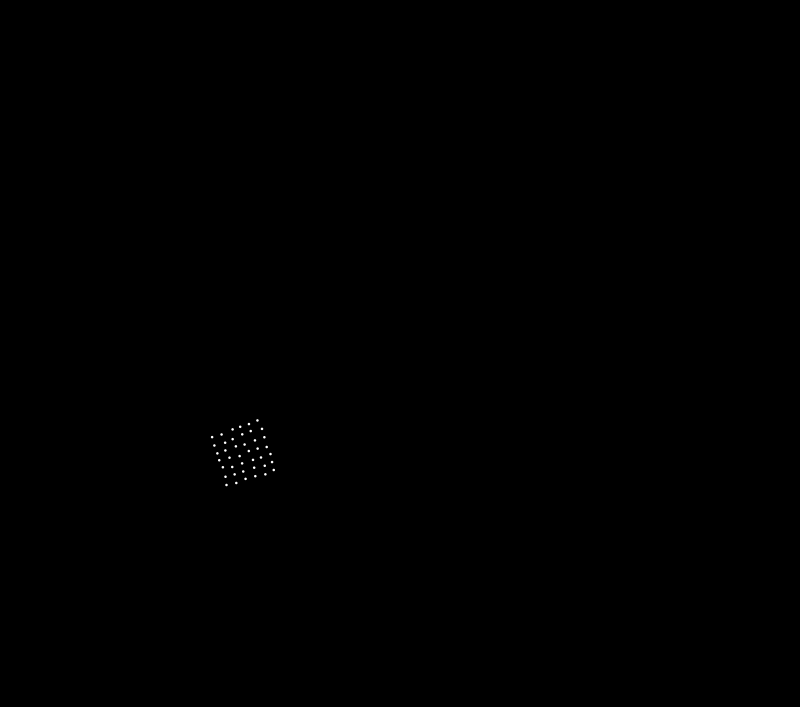
#> input picture Analisis Sampel/Sampel 3/sampel-3_motif-kotak-tengah.png, 3200 x 2826 px (shown at 1/4 size)
$ jupyter execute analisis-3_motif-kotak.ipynb   (shell and % lines are left out)
#> lines starting #> are read from the running program, lines starting #| are printed output that depends on the picture; after the words box and inside, x2 and y2 are one past the last pixel; in counts of white or black regions, pixels touching at a corner belong together
### Analisis Sampel/Sampel 1/utils.py
import cv2
import matplotlib.pyplot as plt
import numpy as np
import math
import skimage as ski
import scipy
import skan
import networkx as nx

# memastikan gambar biner (hitam dan putih)
def binarize(image:np.ndarray, limit:int=127) -> np.ndarray:
    gray_image = cv2.cvtColor(image, cv2.COLOR_BGR2GRAY) if image.ndim > 2 else image
    _, binarized = cv2.threshold(gray_image, limit, 255, cv2.THRESH_BINARY)
    return binarized

# menyimpulkan data statistik
def summarizeData(data:np.ndarray, printTitle:str="") -> dict[str, float]:
    num = len(data)
    mean = np.mean(data)
    sd = np.std(data)
    median = np.median(data)
    mad = np.median(np.abs(data - median))
    minimum = min(data)
    maximum = max(data)

    if len(printTitle) > 0:
        print(f"DATA SUMMARY of [{printTitle}]:")
        print(f"Num     : {num}")
        print(f"Mean    : {mean:.4f}")
        print(f"SD      : {sd:.4f}")
        print(f"SD rel  : {sd/mean*100:.2f}%")
        print(f"Median  : {median:.4f}")
        print(f"MAD     : {mad:.4f}")
        print(f"MAD rel : {mad/median*100:.2f}%")
        print(f"Min     : {minimum:.4f}")
        print(f"Max     : {maximum:.4f}")
        print("")

    return {
        'num': num,
        'mean': mean,
        'sd': sd,
        'median': median,
        'mad': mad,
        'min': minimum,
        'max': maximum
    }

# menentukan jarak antartitik tengah pasangan tetangga
# [12 lines left out: functions getNeighborCenterDistance, getNeighborOrientationDistance, not called in this run]

def extractContours(binary:np.ndarray) -> list:
    contours, _ = cv2.findContours(binary, cv2.RETR_EXTERNAL, cv2.CHAIN_APPROX_NONE)
    return list(contours)

# [63 lines left out: functions interpolateCoordinates, interpolateContours, standardizeContours, alignContour, distancesByShifting, not called in this run]

def procrustesDistance(contour1:np.ndarray, contour2:np.ndarray) -> float:
    return np.sqrt(np.sum((contour1 - contour2) ** 2))

# [69 lines left out: functions procrustesDistances, rotateSVD, processGPA, testRotationalSymmetry, testReflectionalSymmetry, not called in this run]

def testParallel(coordinate_standardized:np.ndarray, max_angle=90):
    angles = np.arange(0, max_angle)

    cos_angles = np.cos(np.deg2rad(angles))
    sin_angles = np.sin(np.deg2rad(angles))

    angle_matrix = np.vstack([cos_angles, -sin_angles])

    test_result = np.dot(coordinate_standardized, angle_matrix)

    angle_grid = np.tile(angles, (len(coordinate_standardized), 1))

    visual_result = np.column_stack((test_result.flatten(), angle_grid.flatten()))

    return visual_result

def rotateToAngle(coordinates_standardized, angle):
    cos_angle = np.cos(np.deg2rad(angle))
    sin_angle = np.sin(np.deg2rad(angle))

    angle_matrix = np.array([
        [sin_angle, cos_angle],
        [cos_angle, -sin_angle]
    ])

    return np.dot(coordinates_standardized, angle_matrix)

def standardizeContour(coordinates:np.ndarray) -> np.ndarray:
    centroid = np.mean(coordinates, axis=0)
    centered = coordinates - centroid
    norm = np.linalg.norm(centered)
    standardized = centered / norm
    return standardized

# [12 lines left out: functions createContourMap, contourAreas, not called in this run]

def contourNorms(contours_interpolated:np.ndarray) -> float:
    return np.linalg.norm(contours_interpolated, axis=(1,2))

# [108 lines left out: functions drawStandardizedContour, drawStandardizedCoordinates, drawRotationalSymmetryAxis, drawReflectionalSymmetryAxis, skeletonize, not called in this run]

def imageFromSkan(skeleton_skan):
    return np.array((skeleton_skan.path_label_image() > 0) * 255).astype(np.uint8)

# [92 lines left out: functions smoothBinary, mapThickness, findLocalBranchOrientation, findLocalBranchCurvature, not called in this run]

# def divideBranches(branch_binary, skeleton_skan, intersection_size:2):
#     skeleton_binary = np.zeros(branch_binary.shape, np.uint16)


def giveZeroCurvature(branch_coordinates:np.ndarray):
    return np.zeros(len(branch_coordinates))

# [151 lines left out: functions mapBranchOrientation, mapBranchCurvature, pruneSkeleton, getAreaOccupancy, showLabeledMap, not called in this run]

### Analisis Sampel/Sampel 3/analisis-3_motif-kotak.ipynb
# Sampel 3, Motif Kotak

[cell 1]
import cv2
import numpy as np
import pandas as pd
import seaborn as sns
import matplotlib.pyplot as plt
import skan
from utils import *

[cell 2]
square_center = cv2.imread('sampel-3_motif-kotak-tengah.png')
#> square_center is the input picture: shape (2826, 3200, 3); min 0, max 255, mean 0.1
square_center_binary = binarize(square_center)
#> in binarize, `_, binarized = cv2.threshold(gray_image, limit, 255, cv2.THRESH_BINARY)`: binarized: shape (2826, 3200); 0.04% white; 42 white regions, largest, box (x1, y1, x2, y2) and area: (956, 1702, 966, 1712) 82, (1043, 1710, 1053, 1721) 82, (1052, 1744, 1063, 1754) 82
square_corner = cv2.imread('sampel-3_motif-kotak-sudut.png')
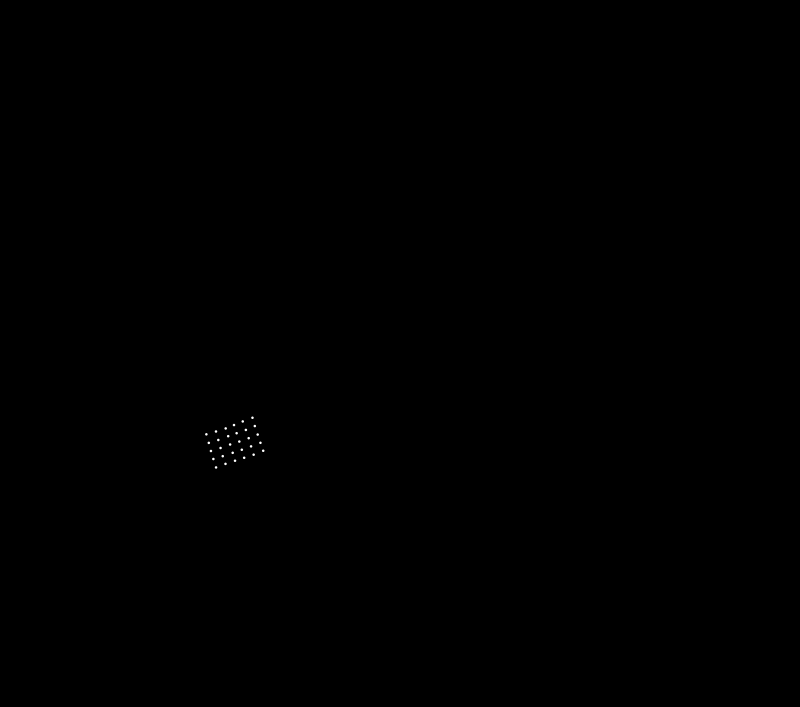
#> input picture Analisis Sampel/Sampel 3/sampel-3_motif-kotak-sudut.png, 3200 x 2826 px (shown at 1/4 size)
#> square_corner is the input picture: shape (2826, 3200, 3); min 0, max 255, mean 0.1
square_corner_binary = binarize(square_corner)
#> in binarize (call 2), `_, binarized = cv2.threshold(gray_image, limit, 255, cv2.THRESH_BINARY)`: binarized: shape (2826, 3200); 0.03% white; 30 white regions, largest, box (x1, y1, x2, y2) and area: (1005, 1666, 1015, 1676) 82, (966, 1681, 976, 1691) 82, (931, 1695, 941, 1705) 82

## Titik Tengah

[cell 3]
num_center, center_map, center_stats, center_centroids = cv2.connectedComponentsWithStats(square_center_binary)
#> center_map: shape (2826, 3200) int32; 43 distinct labels, from 0 to 42
#> num_center = 43; center_stats = 43 rows, first 6: [0, 0, 3200, 2826, 9039831], [1025, 1677, 10, 10, 79], [991, 1691, 10, 10, 80], [956, 1702, 10, 10, 82], [1043, 1710, 10, 11, 82], [925, 1712, 10, 11, 78]; center_centroids = 43 pairs, first value 848 to 1599.7, second value 1412.4 to 1939.5

plt.imshow(center_map[1600:2000, 800:1200], cmap='nipy_spectral', interpolation='nearest')

[cell 4]
center_standardized = standardizeContour(center_centroids[1:])
#> in standardizeContour, `centroid = np.mean(coordinates, axis=0)`: centroid = [973.1, 1813]
#> in standardizeContour, `centered = coordinates - centroid`: centered = 42 pairs, first value -125.1 to 121.4, second value -131.7 to 126.5
#> in standardizeContour, `norm = np.linalg.norm(centered)`: norm = 626.1
#> in standardizeContour, `standardized = centered / norm`: standardized = 42 pairs, first value -0.2 to 0.194, second value -0.21 to 0.202
#> center_standardized has the same summary as standardized in standardizeContour

center_parallel_test = testParallel(center_standardized, 180)
#> in testParallel, `test_result = np.dot(coordinate_standardized, angle_matrix)`:
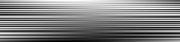
#> test_result: shape (42, 180) float64; min -0.229, max 0.229, mean -2.82e-16; drawn with min black and max white
#> in testParallel, `angle_grid = np.tile(angles, (len(coordinate_standardized), 1))`:
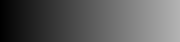
#> angle_grid: shape (42, 180) int64; min 0, max 179, mean 89.5
#> in testParallel, `visual_result = np.column_stack((test_result.flatten(), angle_grid.fla..`: visual_result = 7560 pairs, first value -0.229 to 0.229, second value 0 to 179
#> center_parallel_test has the same summary as visual_result in testParallel

plt.scatter(center_parallel_test[:, 0], center_parallel_test[:, 1])
plt.yticks(range(0, 180, 10))

center_parallel_test
#> Out has the same summary as visual_result in testParallel
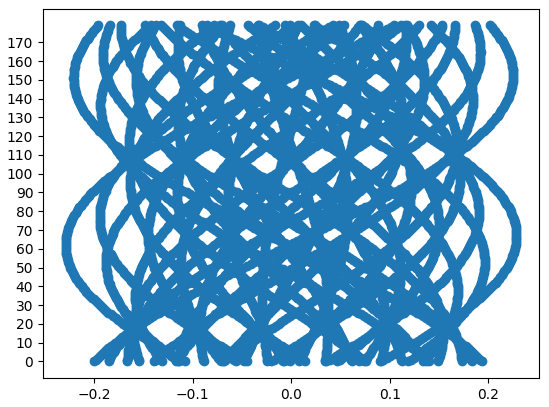
#> figure drawn by matplotlib, 1 panel

[cell 5]
center_rotated = rotateToAngle(center_standardized, 18)
#> center_rotated = 42 pairs, first value -0.172 to 0.17, second value -0.165 to 0.163

plt.figure(figsize=(10, 10))
plt.scatter(center_rotated[:, 0], center_rotated[:, 1])
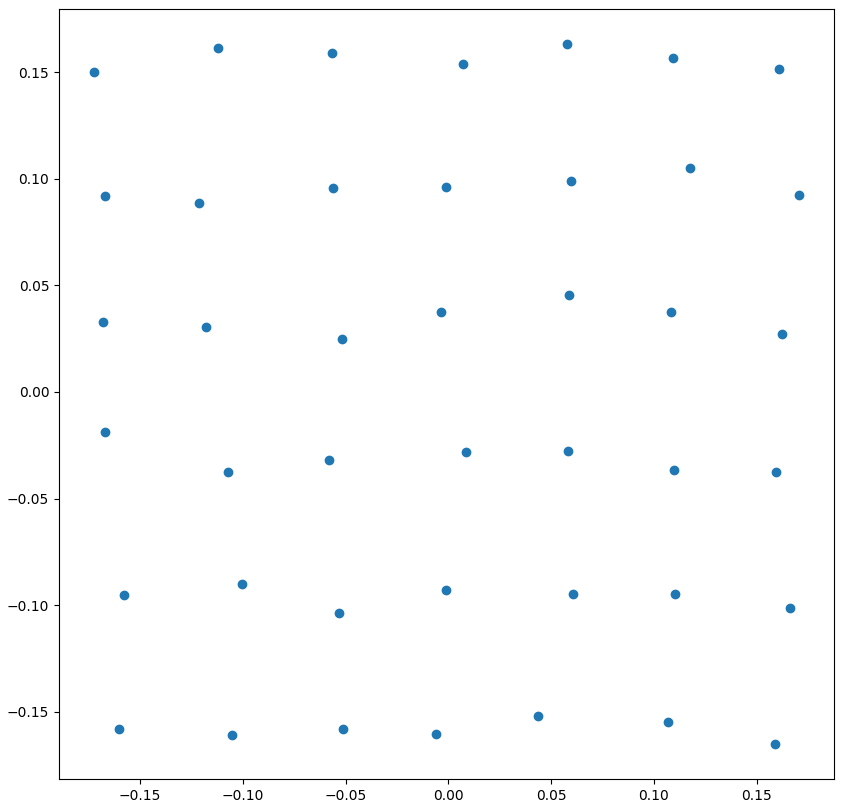
#> figure drawn by matplotlib, 1 panel

[cell 6]
x_parallel_borders = [[-0.2, -0.14], [-0.13, -0.07], [-0.06, 0.0], [0, 0.06], [0.07, 0.13], [0.13, 0.2]]

x_distances = []
for left, right in x_parallel_borders:
    coordinate_parallels = center_rotated[(center_rotated[:, 1] >= left) & (center_rotated[:, 1] <= right)]
    current_distances = []
    for i in range(len(coordinate_parallels) - 1):
        for j in range(i + 1, len(coordinate_parallels)):
            current_distances.append(abs(coordinate_parallels[i, 0] - coordinate_parallels[j, 0]))
    current_distances.sort()
    current_distances = current_distances[:len(coordinate_parallels) - 1]
    x_distances = x_distances + current_distances
#> this loop made 6 passes
#> current_distances on passes 2 to 6: [0.0475, 0.0495, 0.0518, 0.0557, 0.0573, 0.062], [0.0493, 0.0493, 0.0495, 0.0516, 0.0601, 0.0666], [0.0479, 0.0499, 0.05, 0.0538, 0.0621, 0.0663], [0.0459, 0.0531, 0.0546, 0.0575, 0.0611, 0.0652], [0.0504, 0.0516, 0.0516, 0.0556, 0.0602, 0.0638]
#> x_distances on pass 1: [0.0455, 0.0497, 0.0521, 0.0538, 0.0553, 0.0629]
#> after the loop, x_distances = 36 values, max 0.0666 at index 17, min 0.0455 at index 0, mean 0.0547

summarizeData(x_distances, "Horizontal Distances")
#> in summarizeData, `num = len(data)`: num = 36
#> in summarizeData, `mean = np.mean(data)`: mean = 0.0547
#> in summarizeData, `sd = np.std(data)`: sd = 0.00594
#> in summarizeData, `median = np.median(data)`: median = 0.0534
#> in summarizeData, `mad = np.median(np.abs(data - median))`: mad = 0.00391
#> in summarizeData, `minimum = min(data)`: minimum = 0.0455
#> in summarizeData, `maximum = max(data)`: maximum = 0.0666
#| Num     : 36
#| Mean    : 0.0547
#| SD      : 0.0059
#| SD rel  : 10.86%
#| Median  : 0.0534
#| MAD     : 0.0039
#| MAD rel : 7.32%
#| Min     : 0.0455
#| Max     : 0.0666
#> Out = {'num': 36, 'mean': 0.0547, 'sd': 0.00594, 'median': 0.0534, 'mad': 0.00391, 'min': 0.0455, 'max': 0.0666}

[cell 7]
y_parallel_borders = [[-0.2, -0.15], [-0.13, -0.08], [-0.08, -0.03], [-0.03, 0.04], [0.09, 0.13], [0.13, 0.2]]

y_distances = []
for left, right in y_parallel_borders:
    coordinate_parallels = center_rotated[(center_rotated[:, 0] >= left) & (center_rotated[:, 0] <= right)]
    current_distances = []
    for i in range(len(coordinate_parallels) - 1):
        for j in range(i + 1, len(coordinate_parallels)):
            current_distances.append(abs(coordinate_parallels[i, 1] - coordinate_parallels[j, 1]))
    current_distances.sort()
    current_distances = current_distances[:len(coordinate_parallels) - 1]
    y_distances = y_distances + current_distances
#> this loop made 6 passes
#> current_distances on passes 2 to 6: [0.0525, 0.058, 0.0679, 0.0709, 0.0727], [0.0543, 0.0565, 0.0634, 0.0711, 0.0721], [0.0581, 0.0586, 0.0648, 0.0656, 0.0673], [0.0517, 0.0581, 0.0601, 0.068, 0.074], [0.0593, 0.0636, 0.0641, 0.0646, 0.065]
#> y_distances on pass 1: [0.0517, 0.0586, 0.0587, 0.0626, 0.0767]
#> after the loop, y_distances = 30 values, max 0.0767 at index 4, min 0.0517 at index 20, mean 0.063

summarizeData(y_distances, "Vertical Distances")
#| Num     : 30
#| Mean    : 0.0630
#| SD      : 0.0067
#| SD rel  : 10.59%
#| Median  : 0.0635
#| MAD     : 0.0049
#| MAD rel : 7.71%
#| Min     : 0.0517
#| Max     : 0.0767
#> Out = {'num': 30, 'mean': 0.063, 'sd': 0.00668, 'median': 0.0635, 'mad': 0.00489, 'min': 0.0517, 'max': 0.0767}

## Titik Sudut

[cell 8]
num_corner, corner_map, corner_stats, corner_centroids = cv2.connectedComponentsWithStats(square_corner_binary)
#> corner_map: shape (2826, 3200) int32; 31 distinct labels, from 0 to 30
#> num_corner = 31; corner_stats = 31 rows, first 6: [0, 0, 3200, 2826, 9040794], [1005, 1666, 10, 10, 82], [966, 1681, 10, 10, 82], [931, 1695, 10, 10, 82], [1014, 1699, 10, 10, 79], [898, 1709, 10, 10, 79]; corner_centroids = 31 pairs, first value 825 to 1599.7, second value 1412.4 to 1869.3

plt.imshow(corner_map[1600:2000, 800:1200], cmap='nipy_spectral', interpolation='nearest')
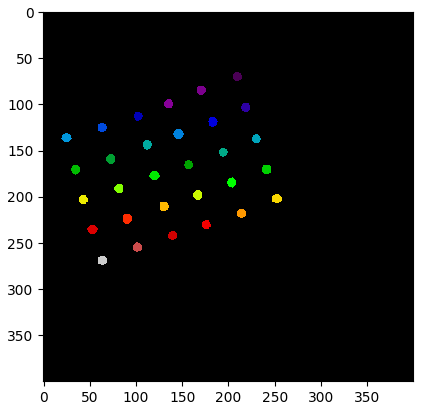
#> figure drawn by matplotlib, 1 panel

[cell 9]
corner_standardized = standardizeContour(corner_centroids[1:])
#> corner_standardized = 30 pairs, first value -0.248 to 0.252, second value -0.221 to 0.216

corner_parallel_test = testParallel(corner_standardized, 180)
#> call 2 of testParallel, with coordinate_standardized = array of shape (30, 2), max_angle = 180
#> in testParallel (call 2), `test_result = np.dot(coordinate_standardized, angle_matrix)`:
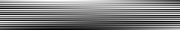
#> test_result: shape (30, 180) float64; min -0.271, max 0.272, mean 1.58e-16; drawn with min black and max white
#> in testParallel (call 2), `angle_grid = np.tile(angles, (len(coordinate_standardized), 1))`:
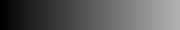
#> angle_grid: shape (30, 180) int64; min 0, max 179, mean 89.5
#> in testParallel (call 2), `visual_result = np.column_stack((test_result.flatten(), angle_grid.fla..`: visual_result = 5400 pairs, first value -0.271 to 0.272, second value 0 to 179
#> corner_parallel_test has the same summary as visual_result in testParallel

plt.scatter(corner_parallel_test[:, 0], corner_parallel_test[:, 1])
plt.yticks(range(0, 180, 10))

corner_parallel_test
#> Out has the same summary as visual_result in testParallel
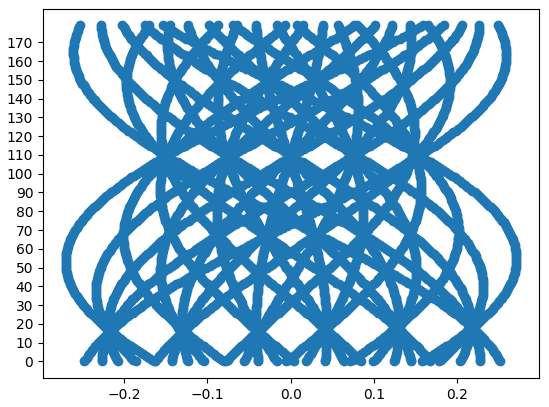
#> figure drawn by matplotlib, 1 panel

[cell 10]
corner_rotated = rotateToAngle(corner_standardized, 20)
#> corner_rotated = 30 pairs, first value -0.156 to 0.155, second value -0.227 to 0.224

plt.figure(figsize=(10, 10))
plt.scatter(corner_rotated[:, 0], corner_rotated[:, 1])
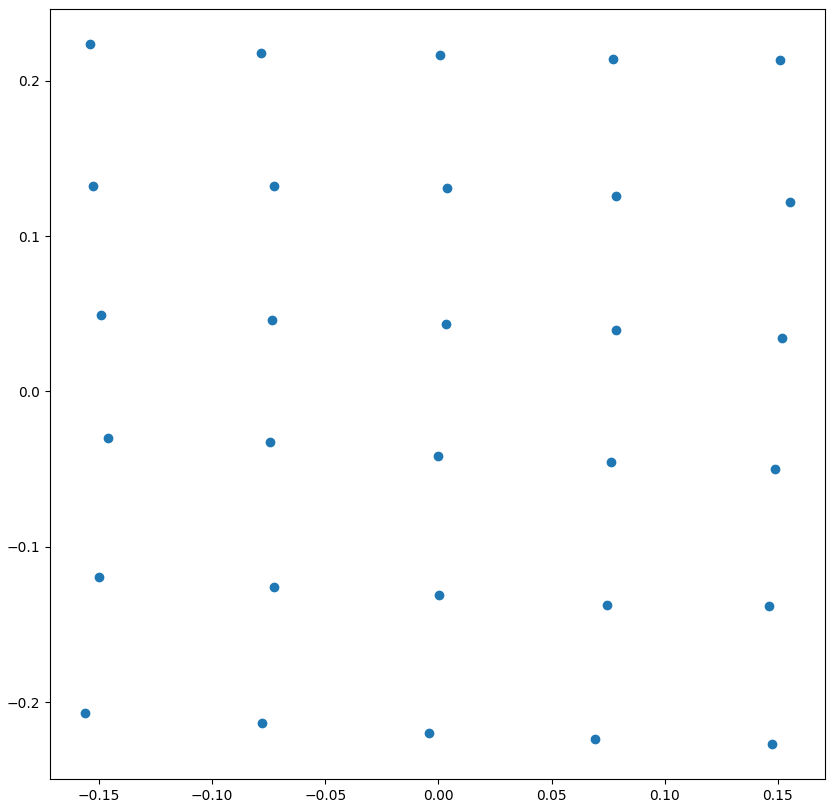
#> figure drawn by matplotlib, 1 panel

[cell 11]
x_parallel_borders = [[-0.25, -0.19], [-0.17, -0.1], [-0.1, 0.0], [0, 0.1], [0.1, 0.18], [0.18, 0.25]]

x_distances = []
for left, right in x_parallel_borders:
    coordinate_parallels = corner_rotated[(corner_rotated[:, 1] >= left) & (corner_rotated[:, 1] <= right)]
    current_distances = []
    for i in range(len(coordinate_parallels) - 1):
        for j in range(i + 1, len(coordinate_parallels)):
            current_distances.append(abs(coordinate_parallels[i, 0] - coordinate_parallels[j, 0]))
    current_distances.sort()
    current_distances = current_distances[:len(coordinate_parallels) - 1]
    x_distances = x_distances + current_distances
#> this loop made 6 passes
#> current_distances on passes 2 to 6: [0.0718, 0.0729, 0.0742, 0.0772], [0.0716, 0.0725, 0.0744, 0.0764], [0.0734, 0.0753, 0.0756, 0.0767], [0.0746, 0.0765, 0.0769, 0.0799], [0.074, 0.0756, 0.0765, 0.079]
#> x_distances on pass 1: [0.0735, 0.0736, 0.0779, 0.0783]

summarizeData(x_distances, "Horizontal Distances")
#| Num     : 24
#| Mean    : 0.0754
#| SD      : 0.0022
#| SD rel  : 2.92%
#| Median  : 0.0754
#| MAD     : 0.0016
#| MAD rel : 2.15%
#| Min     : 0.0716
#| Max     : 0.0799
#> Out = {'num': 24, 'mean': 0.0754, 'sd': 0.0022, 'median': 0.0754, 'mad': 0.00162, 'min': 0.0716, 'max': 0.0799}

[cell 12]
y_parallel_borders = [[-0.2, -0.1], [-0.1, -0.05], [-0.04, 0.03], [0.05, 0.11], [0.11, 0.2]]

y_distances = []
for left, right in y_parallel_borders:
    coordinate_parallels = corner_rotated[(corner_rotated[:, 0] >= left) & (corner_rotated[:, 0] <= right)]
    current_distances = []
    for i in range(len(coordinate_parallels) - 1):
        for j in range(i + 1, len(coordinate_parallels)):
            current_distances.append(abs(coordinate_parallels[i, 1] - coordinate_parallels[j, 1]))
    current_distances.sort()
    current_distances = current_distances[:len(coordinate_parallels) - 1]
    y_distances = y_distances + current_distances
#> this loop made 5 passes
#> current_distances on passes 2 to 5: [0.0785, 0.0856, 0.0863, 0.0874, 0.0931], [0.0847, 0.0854, 0.0878, 0.0886, 0.0896], [0.0845, 0.086, 0.0864, 0.0886, 0.0924], [0.0845, 0.0875, 0.0883, 0.0889, 0.0908]
#> y_distances on pass 1: [0.0788, 0.0833, 0.0879, 0.0894, 0.0915]
#> after the loop, y_distances = 25 values, max 0.0931 at index 9, min 0.0785 at index 5, mean 0.087

summarizeData(y_distances, "Vertical Distances")
#| Num     : 25
#| Mean    : 0.0870
#| SD      : 0.0035
#| SD rel  : 4.00%
#| Median  : 0.0875
#| MAD     : 0.0019
#| MAD rel : 2.23%
#| Min     : 0.0785
#| Max     : 0.0931
#> Out = {'num': 25, 'mean': 0.087, 'sd': 0.00348, 'median': 0.0875, 'mad': 0.00195, 'min': 0.0785, 'max': 0.0931}
